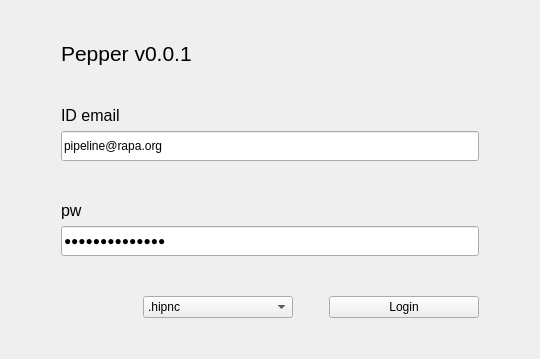
<?xml version="1.0" encoding="UTF-8"?>
<ui version="4.0">
 <class>Form</class>
 <widget class="QWidget" name="Form">
  <property name="geometry">
   <rect>
    <x>0</x>
    <y>0</y>
    <width>540</width>
    <height>359</height>
   </rect>
  </property>
  <property name="windowTitle">
   <string>Form</string>
  </property>
  <layout class="QGridLayout" name="gridLayout">
   <item row="1" column="0">
    <layout class="QVBoxLayout" name="verticalLayout">
     <property name="leftMargin">
      <number>50</number>
     </property>
     <property name="topMargin">
      <number>30</number>
     </property>
     <property name="rightMargin">
      <number>50</number>
     </property>
     <property name="bottomMargin">
      <number>30</number>
     </property>
     <item>
      <widget class="QLabel" name="label">
       <property name="font">
        <font>
         <pointsize>16</pointsize>
         <bold>false</bold>
        </font>
       </property>
       <property name="text">
        <string>Pepper v0.0.1</string>
       </property>
      </widget>
     </item>
     <item>
      <spacer name="verticalSpacer_2">
       <property name="orientation">
        <enum>Qt::Vertical</enum>
       </property>
       <property name="sizeHint" stdset="0">
        <size>
         <width>20</width>
         <height>40</height>
        </size>
       </property>
      </spacer>
     </item>
     <item>
      <widget class="QLabel" name="label_2">
       <property name="font">
        <font>
         <pointsize>12</pointsize>
        </font>
       </property>
       <property name="text">
        <string>ID email</string>
       </property>
      </widget>
     </item>
     <item>
      <widget class="QLineEdit" name="input_id">
       <property name="sizePolicy">
        <sizepolicy hsizetype="Expanding" vsizetype="Fixed">
         <horstretch>0</horstretch>
         <verstretch>0</verstretch>
        </sizepolicy>
       </property>
       <property name="minimumSize">
        <size>
         <width>0</width>
         <height>30</height>
        </size>
       </property>
       <property name="text">
        <string>pipeline@rapa.org</string>
       </property>
      </widget>
     </item>
     <item>
      <spacer name="verticalSpacer">
       <property name="orientation">
        <enum>Qt::Vertical</enum>
       </property>
       <property name="sizeHint" stdset="0">
        <size>
         <width>20</width>
         <height>40</height>
        </size>
       </property>
      </spacer>
     </item>
     <item>
      <widget class="QLabel" name="label_3">
       <property name="font">
        <font>
         <pointsize>12</pointsize>
        </font>
       </property>
       <property name="text">
        <string>pw</string>
       </property>
      </widget>
     </item>
     <item>
      <widget class="QLineEdit" name="input_pw">
       <property name="minimumSize">
        <size>
         <width>0</width>
         <height>30</height>
        </size>
       </property>
       <property name="text">
        <string>netflixacademy</string>
       </property>
       <property name="echoMode">
        <enum>QLineEdit::PasswordEchoOnEdit</enum>
       </property>
      </widget>
     </item>
     <item>
      <spacer name="verticalSpacer_3">
       <property name="orientation">
        <enum>Qt::Vertical</enum>
       </property>
       <property name="sizeHint" stdset="0">
        <size>
         <width>20</width>
         <height>40</height>
        </size>
       </property>
      </spacer>
     </item>
     <item>
      <layout class="QHBoxLayout" name="horizontalLayout">
       <item>
        <spacer name="horizontalSpacer">
         <property name="orientation">
          <enum>Qt::Horizontal</enum>
         </property>
         <property name="sizeHint" stdset="0">
          <size>
           <width>40</width>
           <height>20</height>
          </size>
         </property>
        </spacer>
       </item>
       <item>
        <widget class="QComboBox" name="hipbox">
         <property name="minimumSize">
          <size>
           <width>150</width>
           <height>0</height>
          </size>
         </property>
         <item>
          <property name="text">
           <string>.hipnc</string>
          </property>
         </item>
         <item>
          <property name="text">
           <string>.hip</string>
          </property>
         </item>
         <item>
          <property name="text">
           <string>.hiplc</string>
          </property>
         </item>
        </widget>
       </item>
       <item>
        <spacer name="horizontalSpacer_2">
         <property name="orientation">
          <enum>Qt::Horizontal</enum>
         </property>
         <property name="sizeType">
          <enum>QSizePolicy::Fixed</enum>
         </property>
         <property name="sizeHint" stdset="0">
          <size>
           <width>30</width>
           <height>20</height>
          </size>
         </property>
        </spacer>
       </item>
       <item>
        <widget class="QPushButton" name="login_btn">
         <property name="minimumSize">
          <size>
           <width>150</width>
           <height>0</height>
          </size>
         </property>
         <property name="text">
          <string>Login</string>
         </property>
        </widget>
       </item>
      </layout>
     </item>
    </layout>
   </item>
  </layout>
 </widget>
 <resources/>
 <connections/>
</ui>
